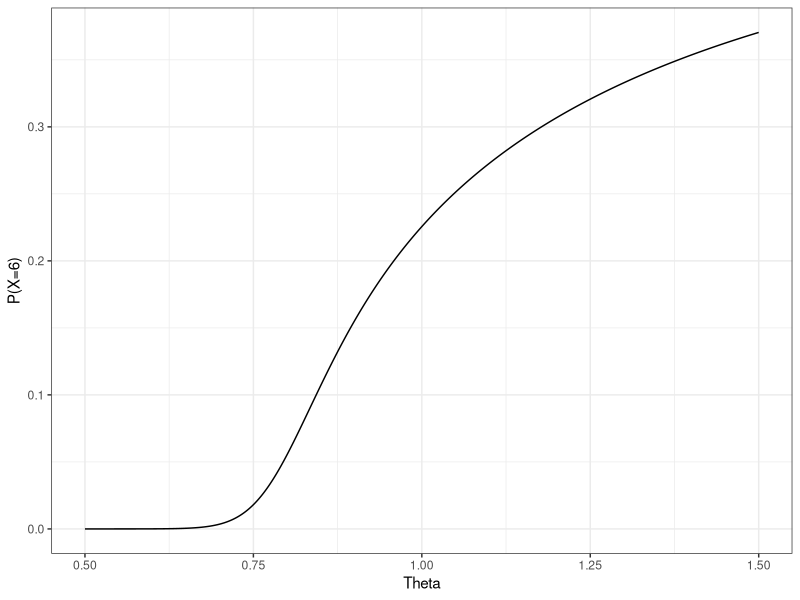
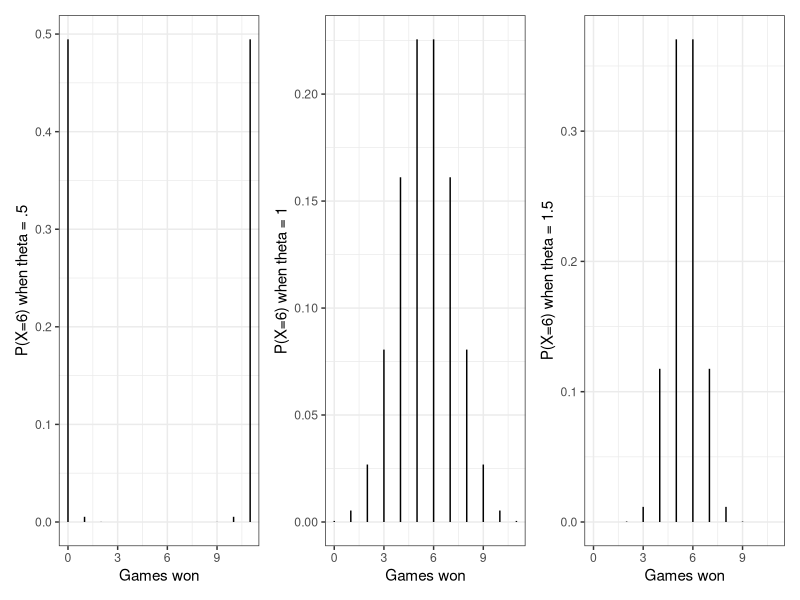

The R source for these figures, in order:
## ---- chunk 1
#| echo: false

default_chunk_hook  <- knitr::knit_hooks$get("chunk")

latex_font_size <- c("Huge", "huge", "LARGE", "Large", 
                     "large", "normalsize", "small", 
                     "footnotesize", "scriptsize", "tiny")

knitr::knit_hooks$set(chunk = function(x, options) {
  x <- default_chunk_hook(x, options)
  if(options$size %in% latex_font_size) {
    paste0("\n \\", options$size, "\n\n", 
      x, 
      "\n\n \\normalsize"
    )
  } else {
    x
  }
})
## ---- chunk 2
#| label: load-packages
#| include: false
library(tidyverse)
library(patchwork)
## ---- chunk 3
daltbinom <- function(x, size, prob, theta){
  normalizing.constant <- 0
  for(j in 0:size){
    normalizing.constant <- normalizing.constant + 
      choose(size, j) * prob^j * (1-prob)^(size-j) * theta^(j*(size-j))
  }
  # Probability Mass at x=x
  (1/normalizing.constant) *
    choose(size, x) * prob^x * (1-prob)^(size-x) * theta^(x*(size-x)) *
      (x>=0)*(x<=size)
}
## ---- chunk 4
daltbbinom.single <- function(x, size, alpha, beta, theta){
    integrand <- function(p) {
    sapply(p, # integrate will pass in a vector, so we use sapply to apply the following
           function(p_val){
             # f(x|p) * f(p|alpha, beta)
             daltbinom(x, size, p_val, theta) * dbeta(p_val, alpha, beta)
           }
    )
  }
  # Probability Mass at x=x
  # integrate(integrand, lower = 0, upper = 1)$value * (x>=0)*(x<=size)
  # I shrink the bounds below to avoid log(0)=-infinty
  # I use try() to catch when there is an error and avoid crashing
  res <- try(integrate(integrand, lower = 1e-7, upper = 1 - 1e-7)$value * 
                  (x>=0)*(x<=size), 
             silent = TRUE)
  # If there is an error, return a near-zero probability
  if(inherits(res, "try-error")) return(0.1^6)
  
  res
}
# Write a function that works on a vector
daltbbinom <- function(x, size, alpha, beta, theta){
  sapply(X=x, FUN=daltbbinom.single, size=size, alpha=alpha, beta=beta, theta=theta)
}
## ---- chunk 5
library(tidyverse)
p=.5 
x = 6
theta= seq(.5, 1.5, .001)
data = daltbinom(x = x, size = 11, prob = p, theta = theta)
ggdat <- tibble(theta = theta) |>
 mutate(Probability = data)
## ---- chunk 6
#| label: fig-line-theta-prob
#| fig-cap: "P(X=6) for different values of theta."
#| fig-width: 5
#| fig-height: 3
#| scale: "80%"
#| fig-align: "center"
#| size: scriptsize
ggplot(data = ggdat) +
  geom_line(aes(x = theta, y = Probability))+
  theme_bw() + 
    labs(x = "Theta",
        y="P(X=6)")
## ---- chunk 7
x=0:11
theta_.5_data=daltbinom(x=x, size=11, prob = .5, theta = .5)
theta_1_data=daltbinom(x=x, size=11, prob=.5, theta = 1)
theta_1.5_data=daltbinom(x=x, size=11, prob=.5, theta = 1.5)
ggdat <- tibble(Games_won = x) |>
 mutate(Theta_.5 = theta_.5_data, Theta_1=theta_1_data, Theta_1.5=theta_1.5_data)
## ---- chunk 8
#| label: fig-line-all-theta-values-prob
#| fig-cap: "P(X=6) graphs for theta values .5, 1, and 1.5 "
#| fig-width: 5
#| fig-height: 3
#| scale: "80%"
#| fig-align: "center"
#| size: scriptsize
library(patchwork)
theta.5plot= ggplot(data = ggdat) +
  geom_linerange(aes(x = Games_won, ymin=0, ymax = Theta_.5))+
  theme_bw() + 
    labs(x = "Games won",
        y="P(X=6) when theta = .5")
theta1plot = ggplot(data = ggdat) +
  geom_linerange(aes(x = Games_won, ymin=0, ymax = Theta_1))+
  theme_bw() + 
    labs(x = "Games won",
        y="P(X=6) when theta = 1")
theta1.5plot = ggplot(data = ggdat) +
  geom_linerange(aes(x = Games_won, ymin=0, ymax = Theta_1.5))+
  theme_bw() + 
    labs(x = "Games won",
        y="P(X=6) when theta = 1.5")

theta.5plot+theta1plot+theta1.5plot
